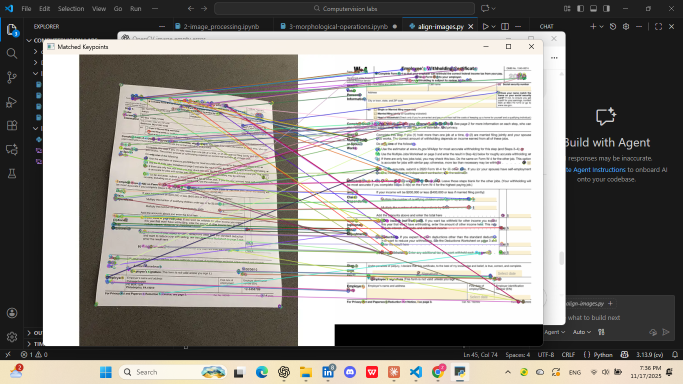
#> input picture samples/image.jpg, 1366 x 768 px (shown at 1/2 size); the run also reads 1 picture not shown here
$ python main.py
#> lines starting #> are read from the running program, lines starting #| are printed output that depends on the picture
#> in main, image is the input picture: shape (768, 1366, 3); mean B, G, R 137.6, 141.7, 144.8
### source/align_images.py
import cv2
import numpy as np
import imutils

def align_images(image, template, maxFeatures=500, keepPercent=0.2, debug=False):
    """Align `image` to `template` using ORB feature matching and homography.

    Args:
        image: BGR image (np.ndarray) - source image to be aligned.
        template: BGR image (np.ndarray) - target template image.
        maxFeatures: int - max ORB features to detect.
        keepPercent: float - fraction of matches to keep (0-1).
        debug: bool - if True, shows matched keypoints.

    Returns:
        aligned: warped image aligned to template size.
    """
#> called with maxFeatures = 500, keepPercent = 0.2, debug = True
    if image is None:
        raise ValueError("Input image is None. Check your path.")
    if template is None:
        raise ValueError("Template image is None. Check your path.")

    imageGray = cv2.cvtColor(image, cv2.COLOR_BGR2GRAY)
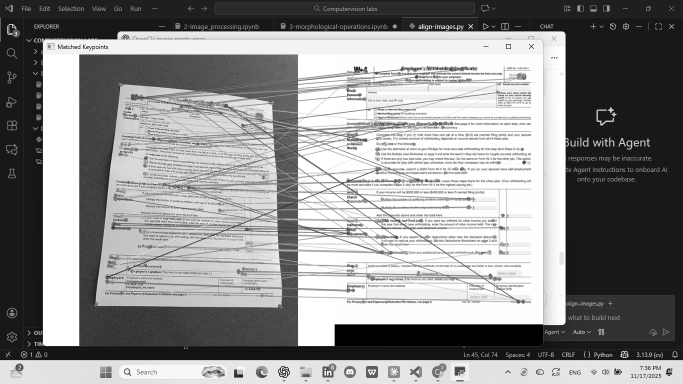
#> imageGray: shape (768, 1366) (shown at 1/2 size); min 0, max 255, mean 142.1
    templateGray = cv2.cvtColor(template, cv2.COLOR_BGR2GRAY)

    orb = cv2.ORB_create(maxFeatures)
    kpsA, descA = orb.detectAndCompute(imageGray, None)
#> kpsA = 500 keypoints; strongest (x, y, size): (853, 54, 31), (894, 54, 31), (1244, 284, 31), (861, 54, 31)
    kpsB, descB = orb.detectAndCompute(templateGray, None)
#> kpsB has the same summary as kpsA

    if descA is None or descB is None:
        raise RuntimeError("No descriptors found in one of the images.")

    matcher = cv2.DescriptorMatcher_create(cv2.DESCRIPTOR_MATCHER_BRUTEFORCE_HAMMING)
    matches = matcher.match(descA, descB)
#> matches = 500 matches
    matches = sorted(matches, key=lambda x: x.distance)

    keep = max(4, int(len(matches) * keepPercent))  # at least 4 matches
#> keep = 100
    matches = matches[:keep]
#> matches = 100 matches

    pointsA = np.zeros((len(matches), 2), dtype=np.float32)
#> pointsA = 100 pairs, first value 0 to 0, second value 0 to 0
    pointsB = np.zeros((len(matches), 2), dtype=np.float32)
#> pointsB = 100 pairs, first value 0 to 0, second value 0 to 0

    for i, m in enumerate(matches):
        pointsA[i] = kpsA[m.queryIdx].pt
        pointsB[i] = kpsB[m.trainIdx].pt
#> this loop made 100 passes
#> after the loop, pointsA = 100 pairs, first value 78 to 1308, second value 48 to 732; pointsB has the same summary as pointsA

    if debug:
        matchedVis = cv2.drawMatches(image, kpsA, template, kpsB, matches, None)
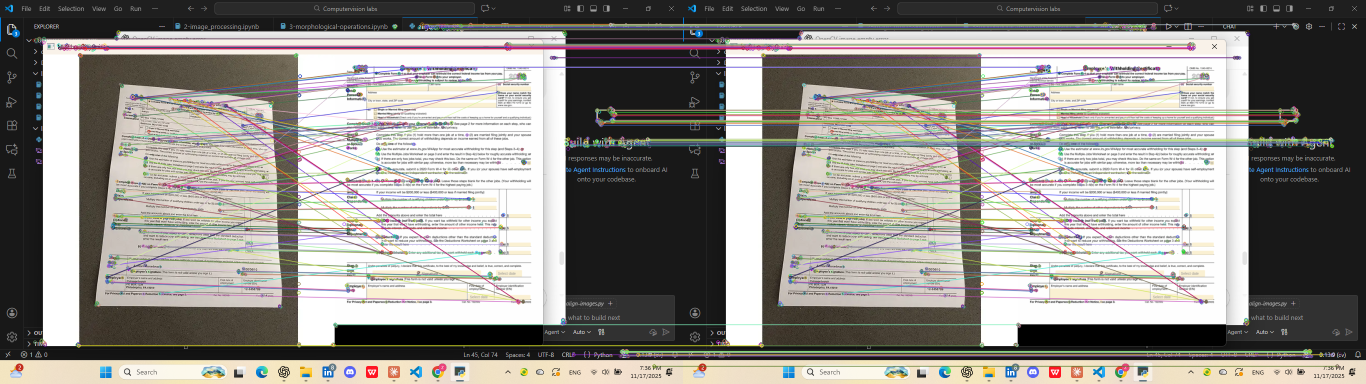
#> matchedVis: shape (768, 2732, 3) (shown at 1/2 size); mean B, G, R 137.4, 141.8, 145.2
        matchedVis = imutils.resize(matchedVis, width=1000)
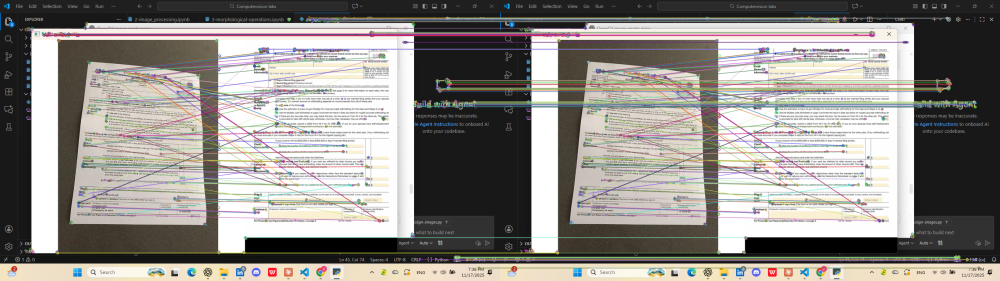
#> matchedVis: shape (281, 1000, 3); mean B, G, R 137.4, 141.8, 145.2
        cv2.imshow("Matched Keypoints", matchedVis)
        cv2.waitKey(0)

    H, status = cv2.findHomography(pointsA, pointsB, cv2.RANSAC)
#> H = [[1, -1.15e-15, 1.66e-13], [1.88e-16, 1, -1.2e-13], [6.54e-19, -1.22e-18, 1]]; status = 100 values from 1 to 1
    if H is None:
        raise RuntimeError("Homography could not be computed.")

    h, w = template.shape[:2]
#> h = 768; w = 1366
    aligned = cv2.warpPerspective(image, H, (w, h))
    return aligned

### main.py
#!/usr/bin/env python3
"""Run a demo alignment using images in samples/"""
import cv2
import imutils
from source.align_images import align_images

def main():
    image = cv2.imread("samples/image.jpg")
    template = cv2.imread("samples/template.jpg")

    aligned = align_images(image, template, debug=True)
    aligned = imutils.resize(aligned, width=700)
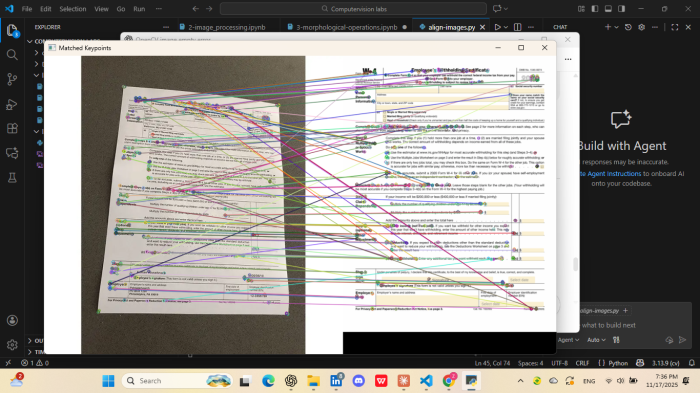
#> aligned: shape (393, 700, 3); mean B, G, R 137.6, 141.7, 144.8
    template = imutils.resize(template, width=700)
    stacked = cv2.hconcat([aligned, template])
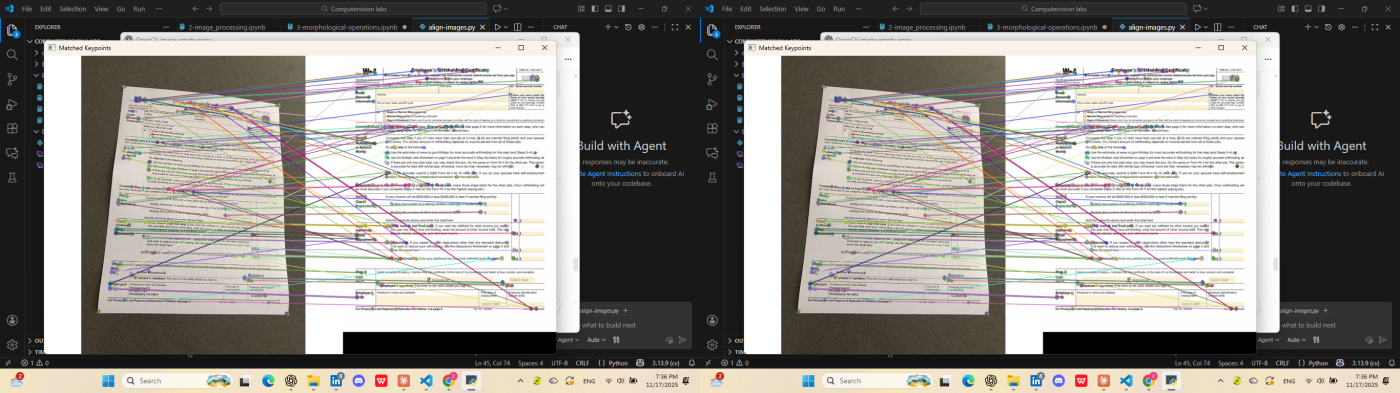
#> stacked: shape (393, 1400, 3); mean B, G, R 137.6, 141.7, 144.8
    cv2.imshow("Aligned Image", stacked)
    cv2.waitKey(0)
    cv2.destroyAllWindows()

if __name__ == "__main__":
    main()
